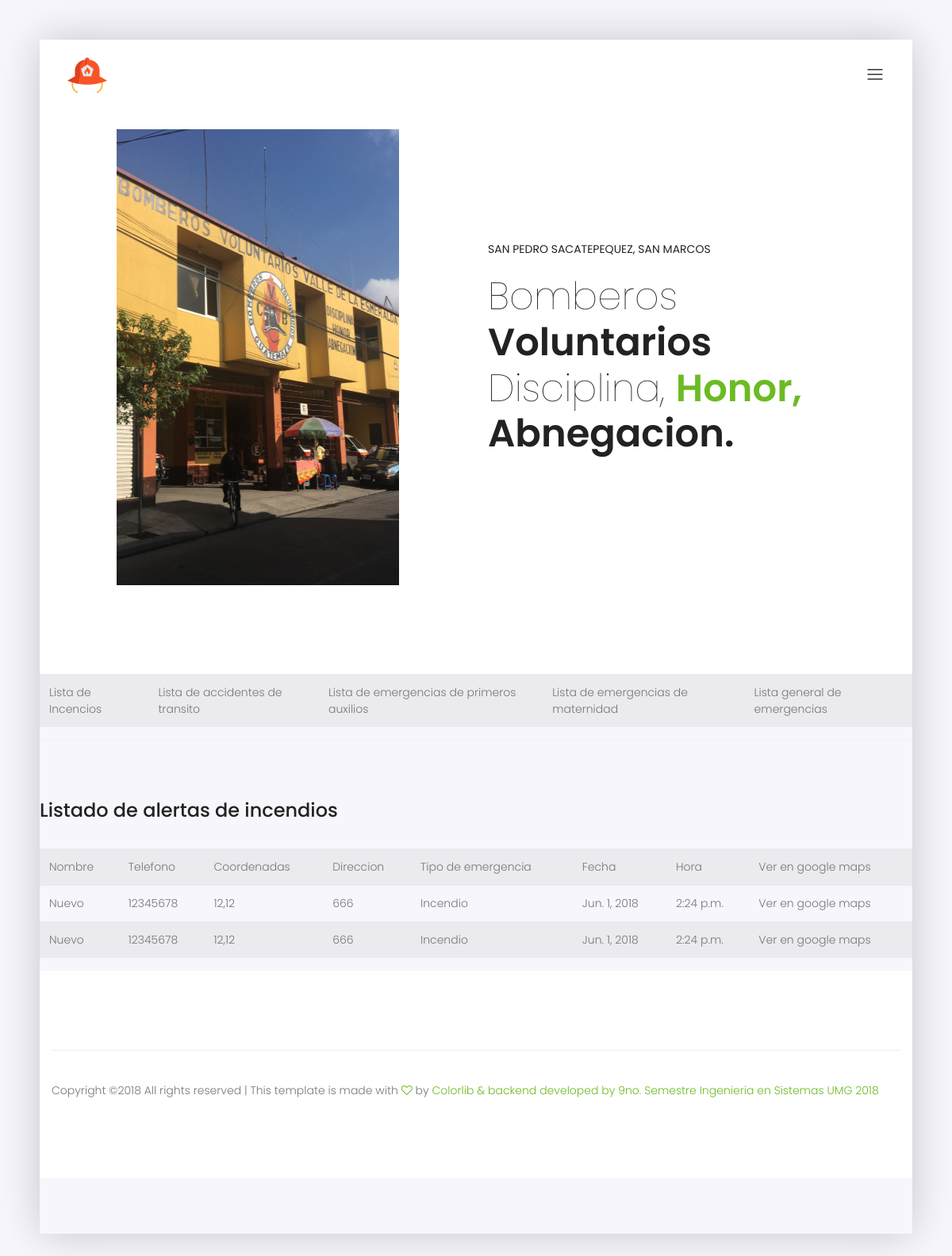
The app's page /incendio (signed in) with its own data.
### users/models.py (models this page shows, shortened)
class Persona(models.Model):
    nombre = models.CharField(max_length = 100)
    telefono = models.CharField(max_length = 15)
    coordenadas = models.CharField(max_length = 200)
    direccion = models.CharField(max_length = 250)
    emergencia = models.CharField(max_length = 50)
    date = models.DateField(default=timezone.now)
    time = models.TimeField(default=timezone.now)
    Atendido = models.BooleanField(default=False,blank=True)

### users/views.py (the view)
# urls.py: path('incendio', alerts_list_fire, name = 'incendio'),
@login_required
def alerts_list_fire(request):
    data = Persona.objects.filter(emergencia = 'Incendio')
    return render(request, 'alerts_by_fire.html', {'data':data})

### users/templates/alerts_by_fire.html
{% extends 'new_base.html' %}
{% load staticfiles %}
{% block content %}
<head>
        <table class="table table-striped table-hover">
            <tr>
              <td><a href="{% url 'incendio' %}">Lista de Incencios</a></td>
              <td><a href="{% url 'transito' %}">Lista de accidentes de transito</a></td>
              <td><a href="{% url 'primeros_auxilios' %}">Lista de emergencias de primeros auxilios</a></td>
              <td><a href="{% url 'maternidad' %}">Lista de emergencias de maternidad</a></td>
              <td><a href="{% url 'alert' %}">Lista general de emergencias</a></td>
            </tr>
          </table>
    </head>
<div class="section-top-border">
<h3 class="mb-30">Listado de alertas de incendios</h3>
<div>
    <div>
        <table class="table table-striped table-hover">
            <tr>
                <td>Nombre</td>
                <td>Telefono</td>
                <td>Coordenadas</td>
                <td>Direccion</td>
                <td>Tipo de emergencia</td>
                <td>Fecha</td>
                <td>Hora</td>
                <td>Ver en google maps</td>
            </tr>
        {% for obj in data %}
            <tr>
                <td>{{ obj.nombre }}</td>
                <td>{{ obj.telefono }}</td>
                <td>{{ obj.coordenadas }}</td>
                <td>{{ obj.direccion }}</td>
                <td>{{ obj.emergencia }}</td>
                <td>{{ obj.date }}</td>
                <td>{{ obj.time }}</td>
                <td><a href = "http://maps.google.es/?q={{ obj.coordenadas }}" target="_blank">Ver en google maps</a></td>
            </tr>
        {% endfor %}
        </table>
    </div>
</div>
{% endblock %}

### users/static/css/main.css (style rules this page uses)
body { color:#777;font-family:"Poppins",sans-serif;font-size:14px;font-weight:300;line-height:1.5em;position:relative }
a { -webkit-transition:all 0.3s ease 0s;-moz-transition:all 0.3s ease 0s;-o-transition:all 0.3s ease 0s;transition:all 0.3s ease 0s }
a,a:focus,a:hover { text-decoration:none;outline:0;color:#777 }
h1,h2,h3,h4,h5,h6 { font-family:"Poppins",sans-serif;color:#222;line-height:1.5em;margin-bottom:0;margin-top:0;font-weight:500 }
h3,.h3 { font-size:24px }
td,th { border-radius:0px }
.mb-30 { margin-bottom:30px }
h3 { font-size:24px }
h1,h2,h3,h4,h5,h6 { line-height:1.5em }
body { position:relative }
body { background:#f6f6fc }
.section-top-border { padding:70px 0;border-top:1px dotted #eee }

### records on screen
Persona: nombre "Nuevo", telefono "12345678", coordenadas "12,12", direccion "666", emergencia "Incendio", date "Jun. 1, 2018", time "2:24 p.m."
Persona: nombre "Nuevo", telefono "12345678", coordenadas "12,12", direccion "666", emergencia "Incendio", date "Jun. 1, 2018", time "2:24 p.m."
